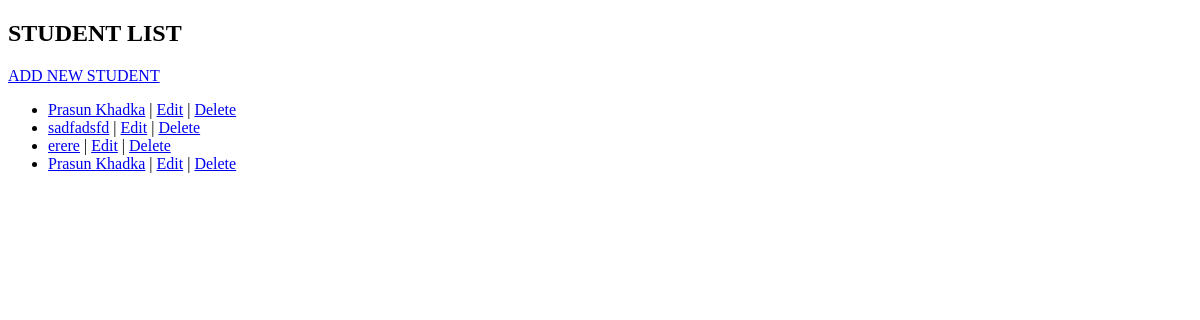
The page /list/ on the database as committed earlier.
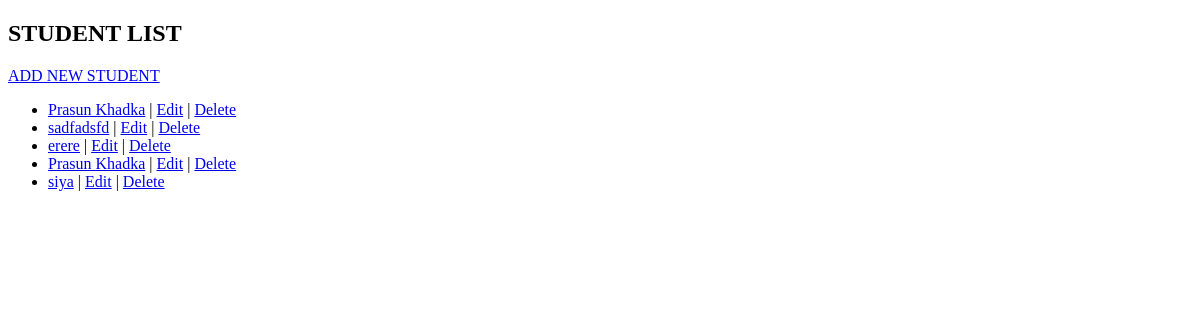
The same page on the database as committed later.
### student/models.py (models this page shows)
class Student(models.Model):
  name = models.CharField()
  age = models.IntegerField()
  email = models.EmailField(unique=True)

### student/views.py (the view)
# urls.py: path('list/',views.student_list,name="student_list"),
def student_list(request):
  students = Student.objects.all()
  return render(request , 'list.html',{'students':students})

### student/templates/list.html (shortened to what this page needs)
<!DOCTYPE html>
<html>
  <head>
  </head>
  <body>
    <h2> STUDENT LIST</h2>
    <a href ="{% url 'student_create' %}">ADD NEW STUDENT</a>
    <ul>
      {% for s in students %}
        <li>
          <a href="{% url 'student_detail' s.pk%}">{{s.name}}</a>   |
          <a href="{% url 'student_edit' s.pk%}">Edit</a>    |
          <a href="{% url 'student_delete' s.pk%}">Delete</a>
        </li>
      {% endfor %}
    </ul>
  </body>
</html>

Rows that differ between the two databases and show on the page:
added Student: name "siya"
